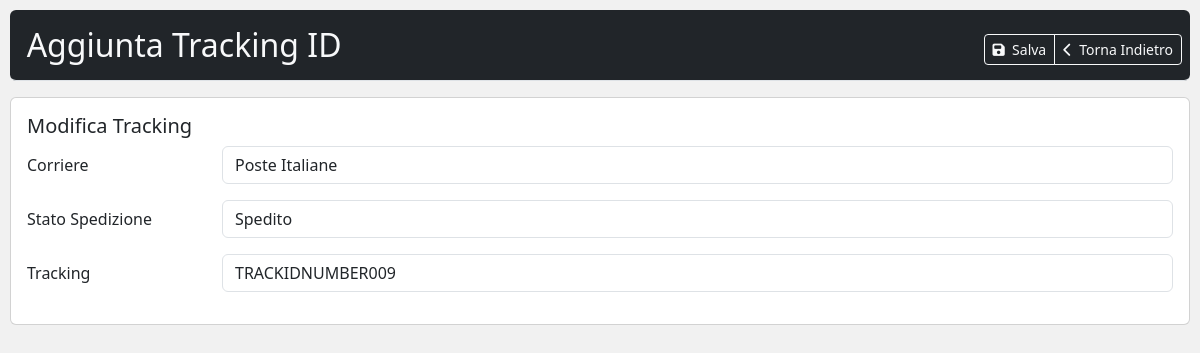
The page /admin/ui-gestisci/aggiunta_spedizione_ordine.php?id=1 (signed in) on the database its author committed.
### tables this page shows
CREATE TABLE `tracking` (
  `id_ordine` int(11) NOT NULL,
  `corriere` varchar(255) NOT NULL,
  `stato_spedizione` varchar(255) NOT NULL,
  `tracking` varchar(255) NOT NULL
);

### admin/ui-gestisci/aggiunta_spedizione_ordine.php (the view, shortened to what this page needs)
<?php
require '../../conn.php';
if (isset($_GET['id']) && is_numeric($_GET['id'])) {
    $id_ordine = $_GET['id'];
} else {
    $result = 'Id ordine non trovato';
    exit;
}
$sql_select = "SELECT corriere, stato_spedizione, tracking FROM tracking WHERE id_ordine = ?";
$stmt_select = $conn->prepare($sql_select);
$stmt_select->bind_param('i', $id_ordine);
$stmt_select->execute();
$stmt_select->store_result();
$stmt_select->bind_result($corriere, $stato_spedizione, $tracking);
?>
<!DOCTYPE html>
<html lang="it">
<head>
    <?php include '../materials/head_content.php'; ?>
</head>
<body style="background-color: #f1f1f1;">
    <form action="" method="POST" style="padding: 10px;">
        <div class="d-flex justify-content-between flex-wrap flex-md-nowrap align-items-center pt-3 pb-2 mb-3 border-bottom bg-dark text-light rounded-2">
            <h1 class="h2">&nbsp;&nbsp;Aggiunta Tracking ID</h1>
            <div class="btn-toolbar mb-2 mb-md-0">
                <div class="btn-group me-2">
                    <button type="submit" class="btn btn-sm btn-outline-light"><i class="fa-solid fa-floppy-disk"></i>&nbsp; Salva </button>
                    <a href="ordine_modifica?id=<?php echo $id_ordine; ?>" class="btn btn-sm btn-outline-light"><i class="fa-solid fa-chevron-left"></i>&nbsp; Torna Indietro</a>
                </div>
            </div>
        </div>
        <div class="row">
            <div class="col-md-12">
                <div class="card mb-3">
                    <div class="card-body">
                        <h5 class="card-title">Modifica Tracking</h5>
                        <div class="mb-3 row">
                            <label class="col-sm-2 col-form-label">Corriere</label>
                            <div class="col-sm-10">
                                <input type="text" name="corriere" class="form-control" value="<?php echo htmlspecialchars($corriere); ?>" required>
                            </div>
                        </div>
                        <div class="mb-3 row">
                            <label class="col-sm-2 col-form-label">Stato Spedizione</label>
                            <div class="col-sm-10">
                                <input type="text" name="stato_spedizione" class="form-control" value="<?php echo htmlspecialchars($stato_spedizione); ?>" required>
                            </div>
                        </div>
                        <div class="mb-3 row">
                            <label class="col-sm-2 col-form-label">Tracking</label>
                            <div class="col-sm-10">
                                <input type="text" name="tracking" class="form-control" value="<?php echo htmlspecialchars($tracking); ?>" required>
                            </div>
                        </div>
                    </div>
                </div>
            </div>
        </div>
    </form>
    <?php include '../materials/script.php'; ?>
</body>
</html>

### admin/materials/dashboard.css (style rules this page uses)
body { font-size: .875rem; }

### rows shown on the page
tracking: corriere "Poste Italiane", stato_spedizione "Spedito", tracking "TRACKIDNUMBER009"
